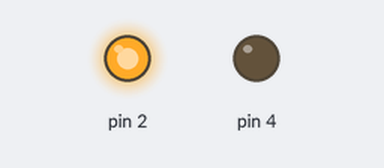
Recording of a sketch running on a simulated Arduino Uno, built with avr-gcc and run on an emulated ATmega328P. Parts: output pins drawn as LEDs (lit = HIGH). Pins used as bus, display or sensor lines are not drawn.

Above: at 0.5 s.
At 1.5 s:
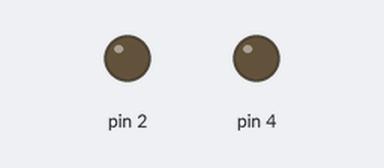
At 5.5 s:
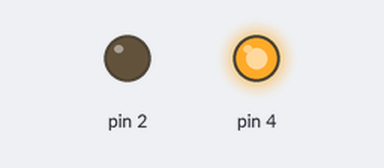
Timing chart, 0 to 6.9 s (numbered marks = the images above):
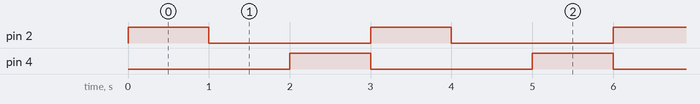

The sketch:

11_RGB_LED_control.ino
```cpp
//for RGB led if COM is cathod - GND, Anode - GPIO
void setup() {
  Serial.begin(115200);
    pinMode(2, OUTPUT);
    pinMode(0, OUTPUT);
    pinMode(4, OUTPUT);

}

void loop() {
    digitalWrite(2, HIGH);
    digitalWrite(0, LOW);
    digitalWrite(4, LOW);
    delay(1000);
    digitalWrite(2, LOW);
    digitalWrite(0, HIGH);
    digitalWrite(4, LOW);
    delay(1000);
    digitalWrite(2, LOW);
    digitalWrite(0, LOW);
    digitalWrite(4, HIGH);
    delay(1000);
}
```

Measured:
- by itself, pin 2, pin 4: alternates HIGH for 1.0 s and LOW for 2.0 s
- by itself, everything shown: repeats every 3.0 s, in 3 steps
